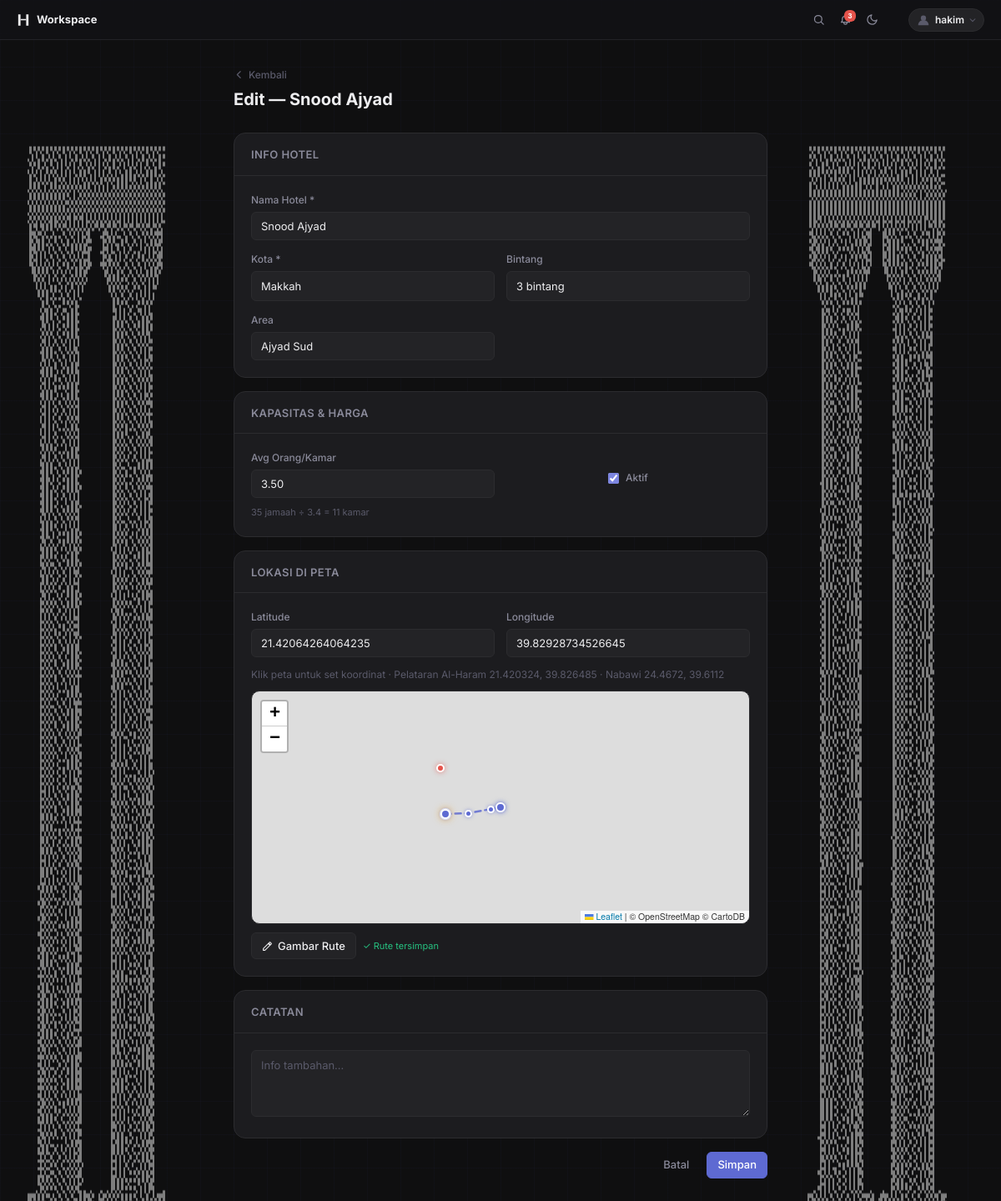
The page /hotels/1/edit/ (signed in) on the database its author committed.
### invoices/models.py (models this page shows, shortened)
class Hotel(models.Model):
    company      = models.CharField(max_length=20, choices=COMPANY_CHOICES, default='konoz')
    name         = models.CharField(max_length=200)
    city         = models.CharField(max_length=20, choices=HOTEL_CITY_CHOICES, default='makkah')
    stars        = models.PositiveSmallIntegerField(default=3)
    area         = models.CharField(max_length=100, blank=True)
    lat          = models.FloatField(null=True, blank=True)
    lng          = models.FloatField(null=True, blank=True)
    avg_occupancy = models.DecimalField(
        max_digits=5, decimal_places=2, null=True, blank=True,
        help_text='Rata-rata orang per kamar, mis. 3.4'
    )
    note         = models.TextField(blank=True)
    route        = models.JSONField(null=True, blank=True,
                                    help_text='Intermediate waypoints [[lat,lng],...] between mosque and hotel')
    is_active    = models.BooleanField(default=True)
    created_at   = models.DateTimeField(auto_now_add=True)
    updated_at   = models.DateTimeField(auto_now=True)
    class Meta:
        ordering = ['name']

### invoices/views/hotel_views.py (the view, shortened to what this page needs)
# urls.py: path('hotels/<int:pk>/edit/', views.hotel_edit, name='hotel_edit'),
@login_required
def hotel_edit(request, pk):
    h = get_object_or_404(Hotel, pk=pk)
    return render(request, 'invoices/hotel/hotel_form.html', {
        'hotel': h,
        'edit': True,
        'hotel_route_json': _json.dumps(h.route) if h.route else 'null',
    })

### invoices/models.py (called while the page is built)
    @property
    def total_sar(self):
        return sum(r.total_sar for r in self.reservations.all())

    @property
    def total_paid_sar(self):
        from .utils import convert_to_sar
        return sum(
            int(round(convert_to_sar(float(p.amount), p.currency, float(p.exchange_rate))))
            for p in self.payments.all()
        )

    @property
    def remaining_sar(self):
        return self.total_sar - self.total_paid_sar

### invoices/utils.py (called while the page is built)
def convert_to_sar(amount, currency, exchange_rate):
    if currency == "SAR":
        return amount
    elif currency == "IDR":
        return amount / exchange_rate if exchange_rate != 0 else 0
    else:  # USD or others
        return amount * exchange_rate

### invoices/templates/invoices/hotel/hotel_form.html (shortened to what this page needs)
{% extends 'invoices/partials/_base.html' %}
{% load static %}
{% block content %}
<div class="page page-sm">
  <div class="page-header">
    <div class="page-title">{% if edit %}Edit — {{ hotel.name }}{% else %}Hotel Baru{% endif %}</div>
  </div>
  <form method="post" action="{% if edit %}{% url 'hotel_edit' hotel.pk %}{% else %}{% url 'hotel_new' %}{% endif %}">
    <div class="card">
      <div class="card-header"><span class="card-title">Info Hotel</span></div>
      <div class="card-body">
        <div class="grid-2">
          <div class="field" style="grid-column:1/-1;">
            <label>Nama Hotel *</label>
            <input type="text" name="name" value="{% if edit %}{{ hotel.name }}{% endif %}" required placeholder="Contoh: Hotel Sawaaed">
          </div>
          <div class="field">
            <label>Kota *</label>
            <select name="city">
              <option value="makkah" {% if not edit or hotel.city == 'makkah' %}selected{% endif %}>Makkah</option>
            </select>
          </div>
          <div class="field">
            <label>Bintang</label>
            <select name="stars">
              {% for s in "12345" %}
              <option value="{{ s }}" {% if edit and hotel.stars == s|add:0 %}selected{% endif %}>{{ s }} bintang</option>
              {% endfor %}
            </select>
          </div>
          <div class="field">
            <label>Area</label>
            <input type="text" name="area" value="{% if edit %}{{ hotel.area }}{% endif %}"
                   placeholder="Misfalah, Ajyad, Syisyah…"
                   list="area-suggestions">
          </div>
        </div>
      </div>
    </div>
    <div class="card">
      <div class="card-header"><span class="card-title">Kapasitas & Harga</span></div>
      <div class="card-body">
        <div class="grid-2">
          <div class="field">
            <label>Avg Orang/Kamar</label>
            <input type="number" step="0.01" min="0.1" name="avg_occupancy"
                   value="{% if edit and hotel.avg_occupancy %}{{ hotel.avg_occupancy }}{% endif %}"
                   placeholder="Contoh: 3.4">
            <div style="font-size:11px;color:var(--text-3);margin-top:4px;">35 jamaah ÷ 3.4 = 11 kamar</div>
          </div>
          <div class="field" style="display:flex;align-items:center;padding-top:24px;">
            <label style="display:flex;align-items:center;gap:8px;cursor:pointer;">
              <input type="checkbox" name="is_active" {% if not edit or hotel.is_active %}checked{% endif %}>
              <span>Aktif</span>
            </label>
          </div>
        </div>
      </div>
    </div>
    <div class="card">
      <div class="card-header"><span class="card-title">Lokasi di Peta</span></div>
      <div class="card-body">
        <div class="grid-2">
          <div class="field">
            <label>Latitude</label>
            <input type="number" step="any" name="lat" id="inp-lat"
                   value="{% if edit and hotel.lat %}{{ hotel.lat }}{% endif %}"
                   placeholder="21.4225">
          </div>
          <div class="field">
            <label>Longitude</label>
            <input type="number" step="any" name="lng" id="inp-lng"
                   value="{% if edit and hotel.lng %}{{ hotel.lng }}{% endif %}"
                   placeholder="39.8262">
          </div>
        </div>
        <div style="margin-top:12px;font-size:12px;color:var(--text-3);">
          Klik peta untuk set koordinat · Pelataran Al-Haram 21.420324, 39.826485 · Nabawi 24.4672, 39.6112
        </div>
        <div id="pick-map" style="height:280px;margin-top:10px;border-radius:var(--r-lg);overflow:hidden;border:1px solid var(--border);"></div>
        <div style="margin-top:10px;display:flex;align-items:center;gap:8px;flex-wrap:wrap;">
          <button type="button" id="route-toggle-btn" class="btn btn-secondary btn-sm" onclick="toggleRouteMode()">
            <svg width="13" height="13" fill="none" stroke="currentColor" stroke-width="2" viewBox="0 0 24 24"><path stroke-linecap="round" stroke-linejoin="round" d="M3 17.25V21h3.75L17.81 9.94l-3.75-3.75L3 17.25zM20.71 7.04a1 1 0 000-1.41l-2.34-2.34a1 1 0 00-1.41 0l-1.83 1.83 3.75 3.75 1.83-1.83z"/></svg>
            Gambar Rute
          </button>
          <span id="route-saved" style="font-size:11px;color:var(--green);display:none;">✓ Rute tersimpan</span>
        </div>
      </div>
    </div>
    <div class="card">
      <div class="card-header"><span class="card-title">Catatan</span></div>
      <div class="card-body">
        <textarea name="note" rows="3" placeholder="Info tambahan…">{% if edit %}{{ hotel.note }}{% endif %}</textarea>
      </div>
    </div>
    <div style="display:flex;gap:8px;justify-content:flex-end;margin-top:4px;">
      <a href="{% if edit %}{% url 'hotel_detail' hotel.pk %}{% else %}{% url 'hotel_list' %}{% endif %}" class="btn btn-ghost">Batal</a>
      <button type="submit" class="btn btn-primary">{% if edit %}Simpan{% else %}Buat Hotel{% endif %}</button>
    </div>
  </form>
</div>
{% endblock %}
{% block extra_js %}
<link rel="stylesheet" href="https://unpkg.com/leaflet@1.9.4/dist/leaflet.css"/>
{% endblock %}

### invoices/templates/invoices/partials/_base.html (shortened to what this page needs)
{% load static %}
<!DOCTYPE html>
<html lang="en" data-theme="dark">
<head>
  <link rel="stylesheet" href="{% static 'invoices/css/design.css' %}">
</head>
<body>
  <nav class="topbar">
    <a href="{% url 'home' %}" class="topbar-brand" data-shortcut="home">
  <svg width="16" height="16" viewBox="0 0 26 26" fill="none" xmlns="http://www.w3.org/2000/svg">
    <rect x="3" y="2" width="4.5" height="22" fill="currentColor"/>
    <rect x="18.5" y="2" width="4.5" height="22" fill="currentColor"/>
    <rect x="7.5" y="11" width="11" height="2.5" fill="currentColor"/>
  </svg>
  Workspace
</a>
    {% if user.is_authenticated %}
    <div class="topbar-right">
      <button type="button" id="btn-search" class="topbar-icon-btn" title="Cari (/)">
        <svg width="15" height="15" fill="none" stroke="currentColor" stroke-width="2" viewBox="0 0 24 24"><circle cx="11" cy="11" r="7"/><path stroke-linecap="round" d="M21 21l-4.35-4.35"/></svg>
      </button>
      <button type="button" class="topbar-icon-btn" id="btn-notif" title="Notifikasi">
        {% if due_soon_count %}<span class="notif-badge">{{ due_soon_count }}</span>{% endif %}
      </button>
      <button type="button" id="btn-theme" class="topbar-icon-btn" title="Ganti tema" onclick="toggleTheme()">
        <svg id="icon-moon" width="15" height="15" fill="none" stroke="currentColor" stroke-width="2" viewBox="0 0 24 24"><path stroke-linecap="round" stroke-linejoin="round" d="M21 12.79A9 9 0 1111.21 3a7 7 0 009.79 9.79z"/></svg>
      </button>
      <div class="account-wrap" id="account-wrap">
        <button type="button" id="btn-account" class="account-btn" aria-label="Akun">
          {% if user.profile.avatar %}
          <img src="{{ user.profile.avatar.url }}" class="account-avatar-img" alt="{{ user.username }}">
          {% else %}
          <svg class="account-avatar-default" width="18" height="18" viewBox="0 0 20 20" fill="none" xmlns="http://www.w3.org/2000/svg">
            <circle cx="10" cy="7.5" r="3.5" fill="currentColor"/>
            <path d="M3 17c0-3.866 3.134-7 7-7s7 3.134 7 7" fill="currentColor"/>
          </svg>
          {% endif %}
          <span class="account-username">{{ user.username }}</span>
          <svg class="account-chevron" width="10" height="10" fill="none" stroke="currentColor" stroke-width="2.5" viewBox="0 0 24 24"><path stroke-linecap="round" stroke-linejoin="round" d="M19 9l-7 7-7-7"/></svg>
        </button>
      </div>
    </div>
    {% endif %}
  </nav>
  {% block content %}{% endblock %}
  {% block extra_js %}{% endblock %}
</body>
</html>

### invoices/templates/invoices/partials/_base.html (style rules this page uses)
.page, .page-sm, .center-wrap, .card, .modal-overlay, #search-overlay { position: relative; z-index: 1; }

### rows shown on the page
Hotel: name "Snood Ajyad", city "Makkah", stars "3 bintang", area "Ajyad Sud", avg_occupancy "3.50", is_active "☑", lat "21.42064264064235", lng "39.82928734526645"

### other values the page prints
{{ due_soon_count }} "3"
{{ user.username }} "hakim"
